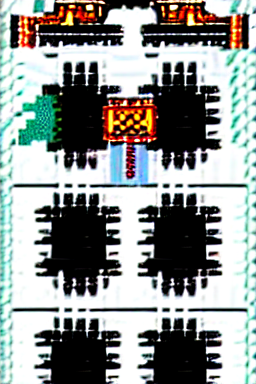
#> input picture assets/generated/characters/class_advanced/char_illust_ether_knight_adv1_front.png, 256 x 384 px; its folder holds only this picture in this run
$ python p21_atlas_packer.py
#> lines starting #> are read from the running program, lines starting #| are printed output that depends on the picture
#!/usr/bin/env python3
"""
P21 아틀라스 패커 — PIL 기반 MaxRects 간이 구현
49개 아틀라스 생성: 캐릭터(6) + 몬스터(9) + 타일(9) + 배경(9) + UI아이콘(3) + UI프레임(3) + VFX공통(1) + VFX스킬(6) + 코스메틱(3)
"""
import json, os, math
from pathlib import Path
from PIL import Image

BASE = Path("/Users/crisious_mini/Library/CloudStorage/SynologyDrive-Obsidian/게임기획/에테르나크로니클")
GEN = BASE / "assets/generated"
ATLAS_DIR = BASE / "assets/generated/atlas"
ATLAS_DIR.mkdir(parents=True, exist_ok=True)

def pack_images(image_paths, max_w, max_h, padding=2):
    """Simple row-based packer. Returns (atlas_image, metadata_list)"""
#> called with max_w = 2048, max_h = 2048, padding = 2
    images = []
    for p in sorted(image_paths):
        try:
            img = Image.open(p)
#> img is the input picture: PIL image 256x384 RGB; mean R, G, B 142.4, 146.5, 144
            images.append((p, img))
        except:
            continue

    if not images:
        return None, []

    # Calculate layout
    meta = []
#> meta = []
    x, y = 0, 0
    row_height = 0
    positions = []

    for path, img in images:
        w, h = img.size
        if x + w + padding > max_w:
            x = 0
            y += row_height + padding
            row_height = 0
        if y + h > max_h:
            break  # Atlas full
        positions.append((x, y, w, h, path, img))
        row_height = max(row_height, h)
        x += w + padding

    if not positions:
        return None, []

    # Determine actual atlas size (POT)
    actual_w = max(x + w for x, y, w, h, _, _ in positions)
    actual_h = max(y + h for x, y, w, h, _, _ in positions)

    def next_pot(v):
#> called with v = 306
        p = 1
        while p < v: p *= 2
        return min(p, max_w)

    atlas_w = next_pot(actual_w)
    atlas_h = next_pot(actual_h)

    atlas = Image.new("RGBA", (atlas_w, atlas_h), (0, 0, 0, 0))
#> atlas: PIL image 512x512 RGBA; every value is 0

    for px, py, pw, ph, path, img in positions:
        if img.mode != "RGBA":
            img = img.convert("RGBA")
        atlas.paste(img, (px, py))
        meta.append({
            "file": os.path.basename(path),
            "x": px, "y": py, "w": pw, "h": ph,
        })
#> this loop made 2 passes
#> pass 2, in pack_images, `img = img.convert("RGBA")`:
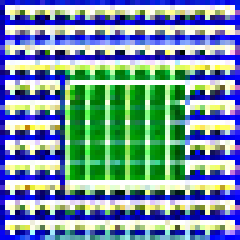
#> img: PIL image 48x48 RGBA (shown 5 times larger); mean R, G, B, A 115.3, 145.7, 162.3, 255
#> after the loop:
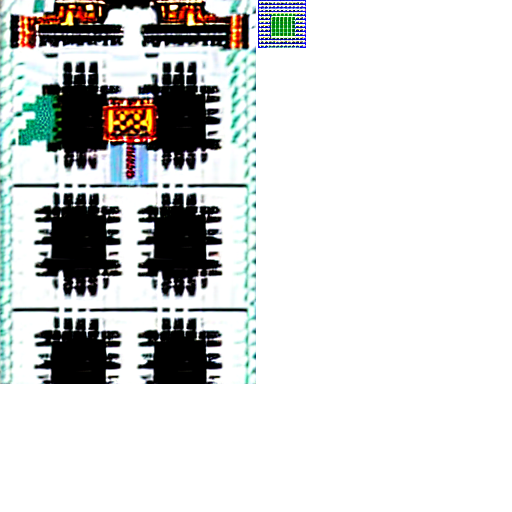
#> atlas: PIL image 512x512 RGBA; mean R, G, B, A 54.4, 56.2, 55.4, 97.9; transparent parts drawn white

    return atlas, meta

def build_atlas(name, image_dir, pattern="*.png", max_w=2048, max_h=2048, padding=2, subdirs=None):
    """Build a single atlas from directory"""
    if subdirs:
        paths = []
        for sd in subdirs:
            d = GEN / sd
            if d.exists():
                paths.extend(d.glob(pattern))
    else:
        d = GEN / image_dir
        if d.exists():
            paths = list(d.glob(pattern))
        else:
            paths = []

    if not paths:
        print(f"  [SKIP] {name}: no images found")
        return False

    atlas, meta = pack_images([str(p) for p in paths], max_w, max_h, padding)
    if atlas is None:
        print(f"  [SKIP] {name}: packing failed")
        return False

    atlas_path = ATLAS_DIR / f"{name}.png"
    meta_path = ATLAS_DIR / f"{name}.json"

    atlas.save(str(atlas_path), optimize=True)
    with open(meta_path, 'w') as f:
        json.dump({
            "atlas": name,
            "size": {"w": atlas.size[0], "h": atlas.size[1]},
            "sprites": meta,
            "count": len(meta),
        }, f, indent=2)

    print(f"  [OK] {name}: {len(meta)} sprites → {atlas.size[0]}×{atlas.size[1]}")
    return True

def main():
    print("=" * 60)
    print("P21 아틀라스 패킹 시작")
    print("=" * 60)

    count = 0

    # 1. 캐릭터 아틀라스 (6장)
    print("\n--- 캐릭터 아틀라스 (6장) ---")
    classes = ["ether_knight", "memory_weaver", "shadow_weaver", "memory_breaker", "time_guardian", "void_wanderer"]
    for cls in classes:
        # Collect all sprites for this class
        paths = list((GEN / "characters/sprites").glob(f"char_sprite_{cls}_*.png"))
        paths.extend((GEN / "characters/class_main").glob(f"*{cls}*"))
        paths.extend((GEN / "characters/class_advanced").glob(f"*{cls}*"))
        if paths:
            atlas, meta = pack_images([str(p) for p in paths], 2048, 2048, 2)
            if atlas:
                atlas.save(str(ATLAS_DIR / f"atlas_char_{cls}.png"), optimize=True)
                with open(ATLAS_DIR / f"atlas_char_{cls}.json", 'w') as f:
                    json.dump({"atlas": f"atlas_char_{cls}", "size": {"w": atlas.size[0], "h": atlas.size[1]}, "sprites": meta, "count": len(meta)}, f, indent=2)
                print(f"  [OK] atlas_char_{cls}: {len(meta)} sprites → {atlas.size[0]}×{atlas.size[1]}")
                count += 1

    # 2. 몬스터 아틀라스 (지역별)
    print("\n--- 몬스터 아틀라스 ---")
    # Normal monsters by region prefix
    regions_monster = {
        "sylvanheim": "SYL", "erebos": "ERB", "northland": "NOR",
        "britalia": "BRT", "fog_sea": "FOG", "argentium": "ARG",
        "solaris": "SOL", "abyss": "ABY", "temporal_rift": "TMP"
    }
    for region, prefix in regions_monster.items():
        paths = []
        # Normal
        for p in (GEN / "monsters/normal").glob("*.png"):
            if p.stem.startswith(prefix) or prefix.lower() in p.stem.lower():
                paths.append(p)
        # Elite/Boss by region
        for p in (GEN / "monsters/elite_boss").glob("*.png"):
            if prefix in p.stem or region.upper()[:3] in p.stem:
                paths.append(p)
        # If no prefix match, divide evenly
        if not paths:
            all_normal = sorted((GEN / "monsters/normal").glob("*.png"))
            idx = list(regions_monster.keys()).index(region)
            chunk = len(all_normal) // len(regions_monster)
            paths = all_normal[idx*chunk:(idx+1)*chunk]

        if paths:
            atlas, meta = pack_images([str(p) for p in paths], 4096, 4096, 2)
            if atlas:
                name = f"atlas_monster_{region}"
                atlas.save(str(ATLAS_DIR / f"{name}.png"), optimize=True)
                with open(ATLAS_DIR / f"{name}.json", 'w') as f:
                    json.dump({"atlas": name, "size": {"w": atlas.size[0], "h": atlas.size[1]}, "sprites": meta, "count": len(meta)}, f, indent=2)
                print(f"  [OK] {name}: {len(meta)} sprites")
                count += 1

    # 3. 환경 타일 아틀라스 (9장)
    print("\n--- 환경 타일 아틀라스 ---")
    tile_prefixes = {"sylvanheim": "SYL", "erebos": "ERB", "northland": "NTH", "britalia": "BRT",
                     "fog_sea": "FOG", "argentium": "ARG", "solaris": "SOL", "abyss": "ABY", "temporal_rift": "TMP"}
    for region, prefix in tile_prefixes.items():
        paths = [p for p in (GEN / "environment/tiles").glob("*.png") if p.stem.startswith(prefix)]
        if paths:
            if build_atlas(f"atlas_tile_{region}", "environment/tiles", f"{prefix}*.png", 2048, 2048, 0):
                count += 1

    # 4. 환경 배경 아틀라스 (9+1장)
    print("\n--- 환경 배경 아틀라스 ---")
    bg_prefixes = {"sylvanheim": "SYL", "erebos": "ERB", "northland": "NOR", "britalia": "BRI",
                   "fog_sea": "FOG", "argentium": "ARG", "solaris": "SOL", "abyss": "ABY",
                   "temporal_rift": "TEM", "oblivion": "OBL"}
    for region, prefix in bg_prefixes.items():
        paths = [p for p in (GEN / "environment/backgrounds").glob("*.png") if p.stem.startswith(prefix)]
        if paths:
            atlas, meta = pack_images([str(p) for p in paths], 4096, 2048, 0)
            if atlas:
                name = f"atlas_bg_{region}"
                atlas.save(str(ATLAS_DIR / f"{name}.png"), optimize=True)
                with open(ATLAS_DIR / f"{name}.json", 'w') as f:
                    json.dump({"atlas": name, "size": {"w": atlas.size[0], "h": atlas.size[1]}, "sprites": meta, "count": len(meta)}, f, indent=2)
                print(f"  [OK] {name}: {len(meta)} sprites")
                count += 1

    # 5. UI 아이콘 아틀라스 (3장)
    print("\n--- UI 아이콘 아틀라스 ---")
    for sub in ["items", "skills", "status"]:
        if build_atlas(f"atlas_icon_{sub}", f"ui/icons/{sub}", "*.png", 2048, 2048, 1):
            count += 1

    # 6. UI 프레임 아틀라스 (3장 by theme)
    print("\n--- UI 프레임 아틀라스 ---")
    frame_dir = GEN / "ui/frames"
    themes = {"DEF": "default", "DAR": "dark", "SEA": "seasonal"}
    for prefix, theme in themes.items():
        paths = [p for p in frame_dir.glob("*.png") if prefix in p.stem]
        if paths:
            atlas, meta = pack_images([str(p) for p in paths], 2048, 2048, 2)
            if atlas:
                name = f"atlas_ui_frame_{theme}"
                atlas.save(str(ATLAS_DIR / f"{name}.png"), optimize=True)
                with open(ATLAS_DIR / f"{name}.json", 'w') as f:
                    json.dump({"atlas": name, "size": {"w": atlas.size[0], "h": atlas.size[1]}, "sprites": meta, "count": len(meta)}, f, indent=2)
                print(f"  [OK] {name}: {len(meta)} sprites")
                count += 1

    # 7. VFX 공통 아틀라스 (1장)
    print("\n--- VFX 공통 아틀라스 ---")
    if build_atlas("atlas_vfx_common", "vfx/common", "*.png", 2048, 2048, 2):
        count += 1

    # 8. VFX 스킬 아틀라스 (6장)
    print("\n--- VFX 스킬 아틀라스 ---")
    for cls in classes:
        if build_atlas(f"atlas_vfx_{cls}", f"vfx/skills/{cls}", "*.png", 4096, 4096, 2):
            count += 1

    # 9. 코스메틱 아틀라스 (3장)
    print("\n--- 코스메틱 아틀라스 ---")
    for season in [1, 2, 3]:
        if build_atlas(f"atlas_cosmetic_s{season}", f"cosmetics/season{season}", "*.png", 4096, 4096, 2):
            count += 1

    print(f"\n{'='*60}")
    print(f"아틀라스 패킹 완료: {count}장")

    # Summary
    atlas_files = list(ATLAS_DIR.glob("*.png"))
    json_files = list(ATLAS_DIR.glob("*.json"))
    total_size = sum(f.stat().st_size for f in atlas_files)
    print(f"아틀라스 PNG: {len(atlas_files)}장")
    print(f"메타 JSON: {len(json_files)}개")
    print(f"총 크기: {total_size/1024/1024:.1f}MB")
    print("=" * 60)

if __name__ == "__main__":
    main()
